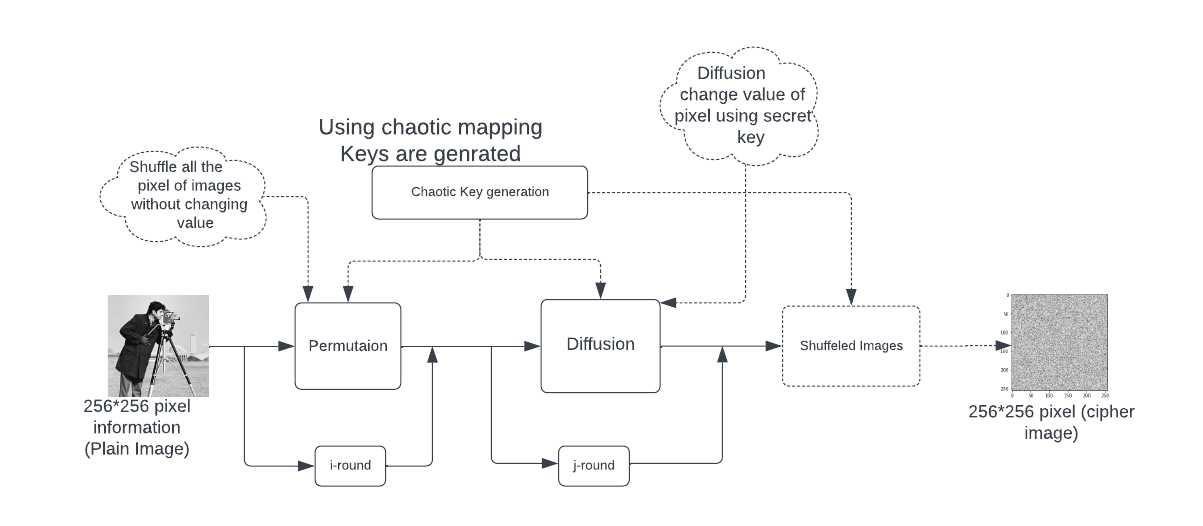
#> input picture get.png, 1203 x 526 px, given in place of cameraman.bmp, which was not available
$ jupyter execute --allow-errors Image_Encryption_using_Chaos.ipynb   (text cells are left out)
#> lines starting #> are read from the running program, lines starting #| are printed output that depends on the picture; pictures that were not available may be replaced by others from this repository, and a replacement may not be noted
[cell 1]
from google.colab import files
uploaded = files.upload()
#> the answer given: get.png
import cv2
import matplotlib.pyplot as plt
from io import BytesIO
from PIL import Image
import numpy as np

[cell 2]
#This is a key generation function for logistic map(chaotic map)
# It will gernerate 256*256 pixel image into  a 2-D matrix number form
def keygen(x,r,size):
  key=[]
  for i in range (size):
    x=r*x*(1-x)
    key.append(int(x*(pow(10,16))%256))
  return key

[cell 3]
img = cv2.imread("cameraman.bmp")
#> img is the input picture: shape (526, 1203, 3); mean B, G, R 248.3, 248, 247.9
img_cvt=cv2.cvtColor(img, cv2.COLOR_BGR2RGB)
plt.imshow(img_cvt)
plt.show()


print(img_cvt.shape)
#| (526, 1203, 3)

[cell 4]
img = cv2.imread("cameraman.bmp")
img_cvt=cv2.cvtColor(img, cv2.COLOR_BGR2RGB)
plt.imshow(img_cvt)
plt.show()
height=img_cvt.shape[0]
#> height = 526
width=img_cvt.shape[1]
#> width = 1203
#height and width of image
print(height)
#| 526
print(width)
#| 1203

#Generate  key for every  point of (256*256)image

key=keygen(0.01,3.95,height*width)
print("Encryption key for every bit of image\n")
print(key)
#> (printed output is left out)


#Encryption key is generated and

# print(img_cvt.shape)

[cell 5]
img = cv2.imread("cameraman.bmp")
img_cvt=cv2.cvtColor(img, cv2.COLOR_BGR2RGB)
plt.imshow(img_cvt)
plt.show()
height=img_cvt.shape[0]
width=img_cvt.shape[1]

print("Origional image Histogram:")
img = cv2.imread("cameraman.bmp")
img_cvt=cv2.cvtColor(img, cv2.COLOR_BGR2RGB)
histr =cv2.calcHist([img],[0],None,[256],[0,256])
#> histr = 256 values, max 587271 at index 255, min 0 at index 0, mean 2471.8
plt.plot(histr)
plt.show()
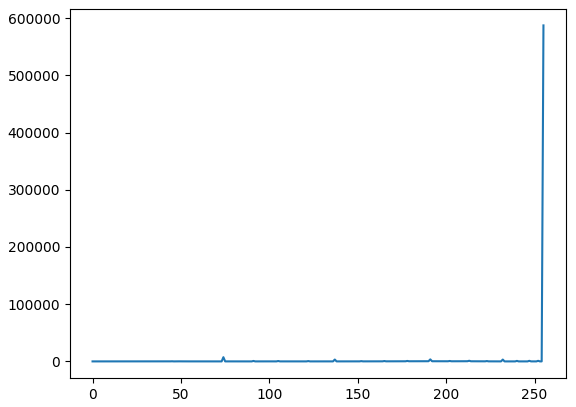
#> figure drawn by matplotlib, 1 panel; curve peaks at x = 255, y = 587271

# [16 lines of commented-out code are left out]
z=0
encrypt_image=np.zeros(shape=[height,width,3],dtype=np.uint8)
for i in range(height):
  for j in range(width):
    encrypt_image[i,j]=img_cvt[i,j]^key[z]
    z+=1
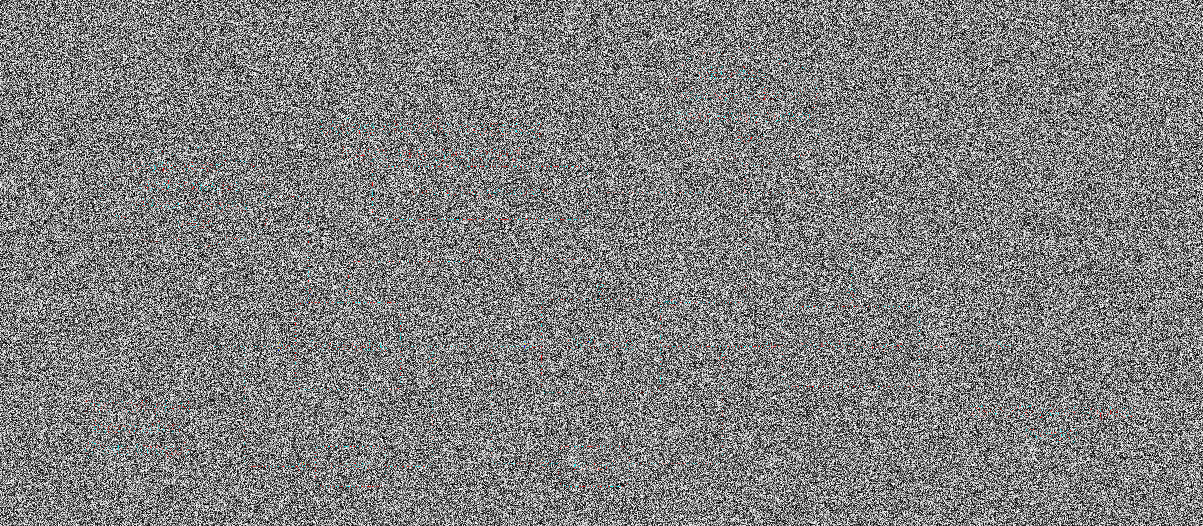
#> encrypt_image: shape (526, 1203, 3); mean R, G, B 127.7, 127.6, 127.6
#> after the loop, z = 632778


print("Encrypted image uisng chaotic key")
plt.imshow(encrypt_image)
plt.show()
plt.imsave('encrypt1.bmp',encrypt_image)

print("Encrypted  image Histogram:")
img = cv2.imread("encrypt1.bmp")
img_cvt=cv2.cvtColor(img, cv2.COLOR_BGR2RGB)
histr =cv2.calcHist([img],[0],None,[256],[0,256])
#> histr = 256 values, max 3118 at index 213, min 1839 at index 134, mean 2471.8
plt.plot(histr)
plt.show()
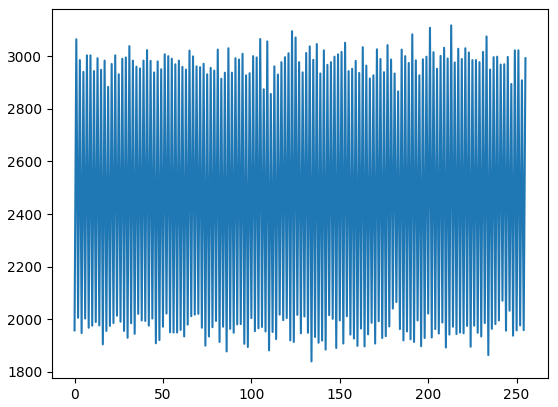
#> figure drawn by matplotlib, 1 panel; curve peaks at x = 213, y = 3118

print("Decrypted image using same key\n")


z=0
decrypt_image=np.zeros(shape=[height,width,3],dtype=np.uint8)
for i in range(height):
  for j in range(width):
    decrypt_image[i,j]=encrypt_image[i,j]^key[z]
    z+=1
#> after the loop, z = 632778


plt.imshow(decrypt_image)
plt.show()
plt.imsave('decrypt1.bmp',decrypt_image)

[cell 6]
uploaded = files.upload()
#> the answer given: get.png

[cell 7]
img = cv2.imread("peeper.bmp")
img_cvt=cv2.cvtColor(img, cv2.COLOR_BGR2RGB)
plt.imshow(img_cvt)
plt.show()


print(img_cvt.shape)

[cell 8]
img = cv2.imread("peeper.bmp")
img_cvt=cv2.cvtColor(img, cv2.COLOR_BGR2RGB)
plt.imshow(img_cvt)
plt.show()
height=img_cvt.shape[0]
width=img_cvt.shape[1]
#height and width of image
print(height)
print(width)

#Generate  key for every  point of (256*256)image

key=keygen(0.11,3.75,height*width)
print("Encryption key for every bit of image\n")
print(key)


#Encryption key is generated and

# print(img_cvt.shape)

[cell 9]
img = cv2.imread("peeper.bmp")
img_cvt=cv2.cvtColor(img, cv2.COLOR_BGR2RGB)
plt.imshow(img_cvt)
plt.show()
height=img_cvt.shape[0]
width=img_cvt.shape[1]
# [16 lines of commented-out code are left out]
z=0
encrypt_image=np.zeros(shape=[height,width,3],dtype=np.uint8)
for i in range(height):
  for j in range(width):
    encrypt_image[i,j]=img_cvt[i,j]^key[z]
    z+=1
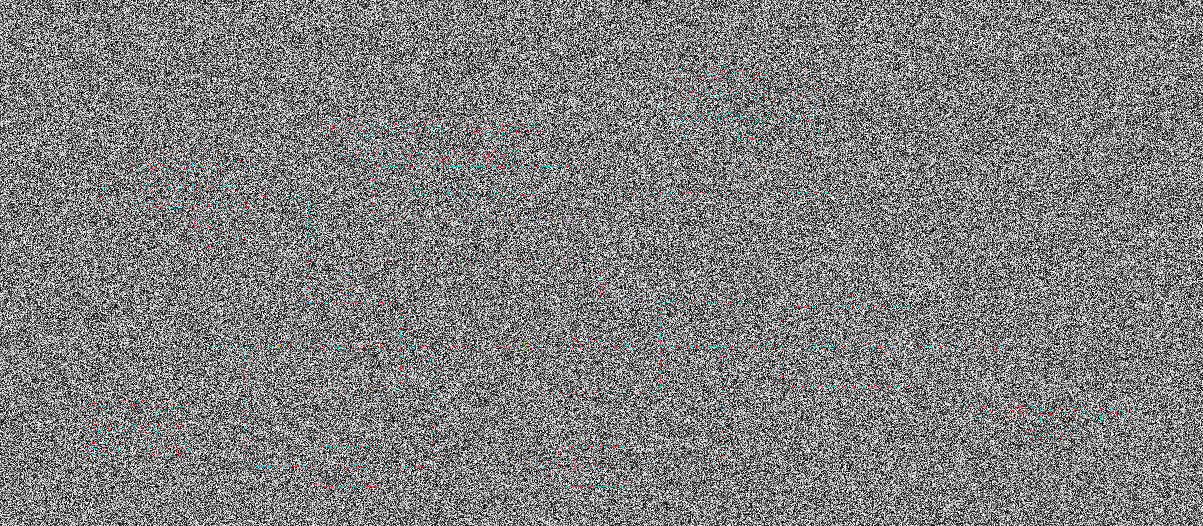
#> encrypt_image: shape (526, 1203, 3); mean R, G, B 127.5, 127.5, 127.5
#> after the loop, z = 632778


print("Encrypted image uisng chaotic key")
plt.imshow(encrypt_image)
plt.show()
plt.imsave('encrypt2.bmp',encrypt_image)


print("Decrypted image using same key\n")


z=0
decrypt_image=np.zeros(shape=[height,width,3],dtype=np.uint8)
for i in range(height):
  for j in range(width):
    decrypt_image[i,j]=encrypt_image[i,j]^key[z]
    z+=1
#> after the loop, z = 632778


plt.imshow(decrypt_image)
plt.show()
plt.imsave('decrypt.bmp',decrypt_image)

[cell 10]
#Try to implement histogram test
print("Origional image Histogram:")
img = cv2.imread("peeper.bmp")
img_cvt=cv2.cvtColor(img, cv2.COLOR_BGR2RGB)
plt.imshow(img_cvt)
plt.show()
height=img_cvt.shape[0]
width=img_cvt.shape[1]
histr =cv2.calcHist([img],[0],None,[256],[0,256])
#> histr = 256 values, max 587271 at index 255, min 0 at index 0, mean 2471.8
plt.plot(histr)
plt.show()

print("After encryption Histogram:")
img = cv2.imread("encrypt.bmp")
#> (the rest of this cell did not finish here and is left out)
